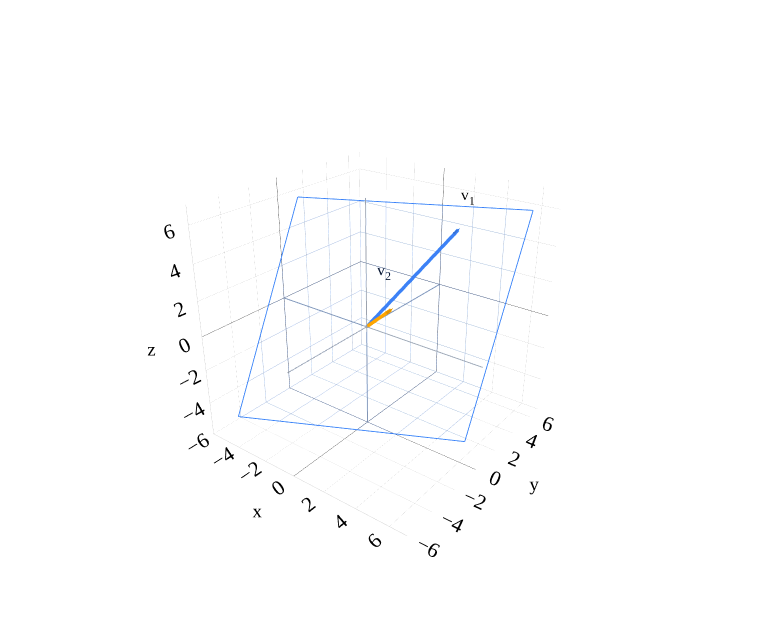

Source (notebook cell):
### Markdown cell above
## Planes as spans

In [Chapter 1.4](../ch01/01-04.ipynb), we formed **linear combinations** by scaling and adding vectors. Here, we use all possible linear combinations of two vectors to fill a plane.

Informally, a plane has two independent directions. To describe a plane through the origin, we need two vectors in the plane that are not scalar multiples of each other. For two vectors, this is what we mean by **independent**.

For example, let

$$
\vec v_1=
\begin{bmatrix}
3\\
4\\
5
\end{bmatrix},
\qquad
\vec v_2=
\begin{bmatrix}
1\\
1\\
1
\end{bmatrix}.
$$

These vectors are not multiples of each other.

### Code cell
fig=base3()
plane3(fig,(1,-2,1))
vec3(fig,(3,4,5),'v<sub>1</sub>',BLUE)
vec3(fig,(1,1,1),'v<sub>2</sub>',ORANGE,offset=(-0.8,0.2,0.4))
fig.show()

### Figure 1 — Plotly figure (JSON) as saved in the notebook; plotly's stock layout.template omitted (floating-point values rounded to 4 significant figures)
{"data": [{"hoverinfo": "skip", "line": {"color": "#9ca3af", "dash": "solid", "width": 2}, "mode": "lines", "showlegend": false, "type": "scatter3d", "x": [-6.0, 7.0], "y": [-0.0, 0.0], "z": [-0.0, 0.0]}, {"hoverinfo": "skip", "line": {"color": "#9ca3af", "dash": "solid", "width": 2}, "mode": "lines", "showlegend": false, "type": "scatter3d", "x": [-0.0, 0.0], "y": [-6.0, 7.0], "z": [-0.0, 0.0]}, {"hoverinfo": "skip", "line": {"color": "#9ca3af", "dash": "solid", "width": 2}, "mode": "lines", "showlegend": false, "type": "scatter3d", "x": [-0.0, 0.0], "y": [-0.0, 0.0], "z": [-6.0, 7.0]}, {"colorscale": [[0, "#3d81f6"], [1, "#3d81f6"]], "hoverinfo": "skip", "opacity": 0.24, "showscale": false, "type": "surface", "x": [[-5.0, 6.0], [-5.0, 6.0]], "y": [[-5.0, 0.5], [0.5, 6.0]], "z": [[-5.0, -5.0], [6.0, 6.0]]}, {"hoverinfo": "skip", "line": {"color": "#3d81f6", "dash": "solid", "width": 2}, "mode": "lines", "showlegend": false, "type": "scatter3d", "x": [-5.0, 6.0], "y": [-5.0, 0.5], "z": [-5.0, -5.0]}, {"hoverinfo": "skip", "line": {"color": "#3d81f6", "dash": "solid", "width": 2}, "mode": "lines", "showlegend": false, "type": "scatter3d", "x": [6.0, 6.0], "y": [0.5, 6.0], "z": [-5.0, 6.0]}, {"hoverinfo": "skip", "line": {"color": "#3d81f6", "dash": "solid", "width": 2}, "mode": "lines", "showlegend": false, "type": "scatter3d", "x": [6.0, -5.0], "y": [6.0, 0.5], "z": [6.0, 6.0]}, {"hoverinfo": "skip", "line": {"color": "#3d81f6", "dash": "solid", "width": 2}, "mode": "lines", "showlegend": false, "type": "scatter3d", "x": [-5.0, -5.0], "y": [0.5, -5.0], "z": [6.0, -5.0]}, {"hoverinfo": "skip", "line": {"color": "#3d81f6", "dash": "solid", "width": 7}, "mode": "lines", "showlegend": false, "type": "scatter3d", "x": [0.0, 2.936], "y": [0.0, 3.915], "z": [0.0, 4.894]}, {"anchor": "tip", "colorscale": [[0, "#3d81f6"], [1, "#3d81f6"]], "hoverinfo": "skip", "showscale": false, "sizemode": "absolute", "sizeref": 0.45, "type": "cone", "u": [0.4243], "v": [0.5657], "w": [0.7071], "x": [3.0], "y": [4.0], "z": [5.0]}, {"hoverinfo": "skip", "mode": "text", "text": ["v<sub>1</sub>"], "textfont": {"color": "black", "size": 16}, "type": "scatter3d", "x": [3.25], "y": [4.25], "z": [5.35]}, {"hoverinfo": "skip", "line": {"color": "orange", "dash": "solid", "width": 7}, "mode": "lines", "showlegend": false, "type": "scatter3d", "x": [0.0, 0.9134], "y": [0.0, 0.9134], "z": [0.0, 0.9134]}, {"anchor": "tip", "colorscale": [[0, "orange"], [1, "orange"]], "hoverinfo": "skip", "showscale": false, "sizemode": "absolute", "sizeref": 0.45, "type": "cone", "u": [0.5774], "v": [0.5774], "w": [0.5774], "x": [1.0], "y": [1.0], "z": [1.0]}, {"hoverinfo": "skip", "mode": "text", "text": ["v<sub>2</sub>"], "textfont": {"color": "black", "size": 16}, "type": "scatter3d", "x": [0.2], "y": [1.2], "z": [1.4]}], "layout": {"colorway": ["#3d81f6", "orange", "#d81a60"], "font": {"color": "black", "family": "Palatino", "size": 16}, "height": 620, "margin": {"b": 0, "l": 0, "r": 0, "t": 15}, "paper_bgcolor": "white", "plot_bgcolor": "white", "scene": {"aspectmode": "cube", "camera": {"eye": {"x": 1.6, "y": -2.1, "z": 1.3}}, "xaxis": {"dtick": 2, "range": [-6, 7], "showbackground": true, "showspikes": false, "title": {"text": "x"}}, "yaxis": {"dtick": 2, "range": [-6, 7], "showbackground": true, "showspikes": false, "title": {"text": "y"}}, "zaxis": {"dtick": 2, "range": [-6, 7], "showbackground": true, "showspikes": false, "title": {"text": "z"}}}, "showlegend": false, "width": 760, "xaxis": {"gridcolor": "#e5e7eb", "zerolinecolor": "#9ca3af"}, "yaxis": {"gridcolor": "#e5e7eb", "zerolinecolor": "#9ca3af"}}}
